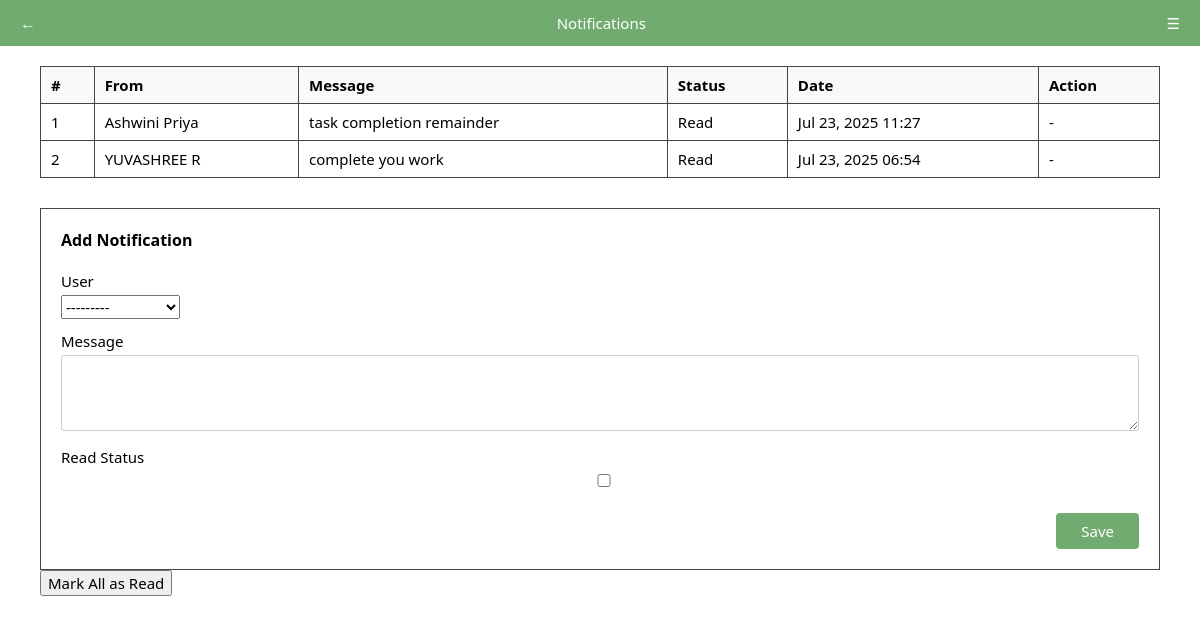
Screenshot of /notification/ with the database file from the repository.
### user/models.py (models this page shows, shortened)
class Notifications(models.Model):
    user = models.ForeignKey(Users, on_delete=models.CASCADE)
    message = models.TextField()
    read_status = models.BooleanField(default=False)
    created_at = models.DateTimeField(auto_now_add=True)

class Users(models.Model):
    role = models.ForeignKey(Roles, on_delete=models.SET_NULL, null=True)
    full_name = models.CharField(max_length=100)
    email = models.EmailField(unique=True)
    phone = models.CharField(max_length=15)
    password = models.CharField(max_length=128)
    profile_picture = models.ImageField(upload_to='profiles/', blank=True, null=True)
    date_joined = models.DateField(auto_now_add=True)
    status = models.CharField(max_length=50)
    def __str__(self):
        return self.full_name

### user/views.py (the view)
# urls.py: path('notification/', views.notification_view, name='notification'),
def notification_view(request):
    if request.method == 'POST':
        form = NotificationForm(request.POST)
        if form.is_valid():
            form.instance.created_at = timezone.now()
            form.save()
            messages.success(request, "Notification sent successfully.")
            return redirect('notification')
    else:
        form = NotificationForm()
    notifications = Notifications.objects.select_related('user').order_by('-created_at')
    return render(request, 'notification.html', {
        'form': form,
        'notifications': notifications,
        'request': request,
    })

### user/forms.py
class NotificationForm(forms.ModelForm):
    class Meta:
        model = Notifications
        fields = ['user', 'message', 'read_status']
        widgets = {
            'message': forms.Textarea(attrs={'rows': 3, 'class': 'form-control'}),
            'read_status': forms.CheckboxInput(),
        }

### user/context_processors.py (called while the page is built)
def notification_data(request):
    unread_notifications = Notifications.objects.filter(read_status=False).order_by('-created_at')[:5]
    unread_count = Notifications.objects.filter(read_status=False).count()
    return {
        'notifications': unread_notifications,
        'unread_count': unread_count,
    }

### user/templates/notification.html (shortened to what this page needs)
<!DOCTYPE html>
<html lang="en">
<head>
</head>
<body>
  <div class="header">
    <span><a href="{{ request.META.HTTP_REFERER|default:'/' }}" class="back-button">
    ←
</a>
</span>
    <span>Notifications</span>
    <span>&#9776;</span>
  </div>
  <div class="container">
    <table class="table table-bordered">
    <thead>
      <tr>
        <th>#</th>
        <th>From</th>
        <th>Message</th>
        <th>Status</th>
        <th>Date</th>
        <th>Action</th>
      </tr>
    </thead>
    <tbody>
      {% for note in notifications %}
        {% if note.id %}
          <tr>
            <td>{{ forloop.counter }}</td>
            <td>{{ note.user.full_name }}</td>
            <td>{{ note.message }}</td>
            <td>
              {% if note.read_status %}
                <span class="badge bg-success">Read</span>
              {% else %}
                <span class="badge bg-warning">Unread</span>
              {% endif %}
            </td>
            <td>{{ note.created_at|date:"M d, Y H:i" }}</td>
            <td>
              {% if not note.read_status %}
                <a href="{% url 'mark_notification_read' note.id %}" class="btn btn-sm btn-primary">Mark as Read</a>
              {% else %}
                <span class="text-muted">-</span>
              {% endif %}
            </td>
          </tr>
        {% endif %}
      {% empty %}
        <tr><td colspan="6" class="text-center">No notifications available.</td></tr>
      {% endfor %}
    </tbody>
  </table>
    <form method="POST">
  <div class="form-box">
    <h3>Add Notification</h3>
    <div class="form-group">
      <label>User</label>
      {{ form.user }}
    </div>
    <div class="form-group">
      <label>Message</label>
      {{ form.message }}
    </div>
    <div class="form-group">
      <label>Read Status</label>
      {{ form.read_status }}
    </div>
    <div class="button-wrapper">
      <button class="save-btn" type="submit">Save</button>
    </div>
  </div>
  <form method="POST" class="mb-3">
  <button class="btn btn-danger">Mark All as Read</button>
</form>
</form>
</body>
</html>

### user/templates/notification.html (style rules this page uses)
* { box-sizing: border-box; font-family: 'Segoe UI', Tahoma, Geneva, Verdana, sans-serif; font-size: 15px; }
body { margin: 0; padding: 0; background-color: white; }
.header { background-color: #72ab6f; padding: 12px 20px; display: flex; align-items: center; justify-content: space-between; color: white; }
.header span { font-size: 15px; }
.container { padding: 20px 40px; width: 100%; }
table { width: 100%; border-collapse: collapse; margin-bottom: 30px; }
th, td { border: 1px solid #444; padding: 8px 10px; text-align: left; }
th { background-color: #f9f9f9; font-weight: bold; }
.form-box { width: 100%; border: 1px solid #444; padding: 20px; display: flex; flex-direction: column; }
.form-box h3 { margin: 0 0 20px; font-weight: bold; font-size: 16px; }
.form-group { margin-bottom: 12px; }
.form-group label { display: block; margin-bottom: 4px; }
.form-group input, .form-group textarea { width: 100%; padding: 7px; font-size: 15px; border: 1px solid #ccc; border-radius: 3px; }
.form-group textarea { resize: vertical; }
.button-wrapper { display: flex; justify-content: flex-end; margin-top: 10px; }
.save-btn { background-color: #72ab6f; color: white; border: none; padding: 8px 25px; border-radius: 4px; cursor: pointer; }
.back-button { text-decoration: none; color: white; font-weight: bold; font-size: 16px; }

### rows the page displays
Notifications: user.full_name "Ashwini Priya", message "task completion remainder", read_status "Read", created_at "Jul 23, 2025 11:27"
Notifications: user.full_name "YUVASHREE R", message "complete you work", read_status "Read", created_at "Jul 23, 2025 06:54"
